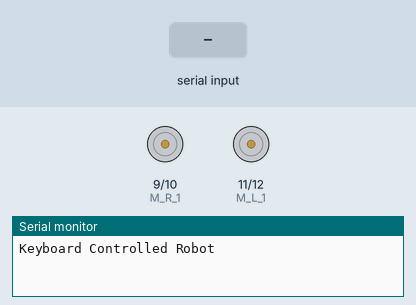
This sketch was run on a simulated Arduino Uno, built with avr-gcc and run on an emulated ATmega328P. Shown: motor-driver pin pairs drawn as motors (green arrow = first pin HIGH = forward, orange = second pin HIGH = backward, longer = more drive), the last lines printed to the serial monitor. The inputs (shaded band) are chosen by the test bench.

Above: at 1.2 s.
1.3 s: "w" received over Serial
At 2.1 s:
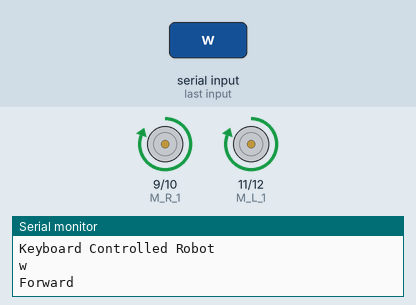
2.8 s: "z" received over Serial
At 3.3 s:
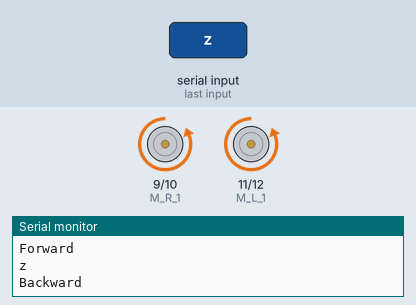
4.3 s: "a" received over Serial
At 5.5 s:
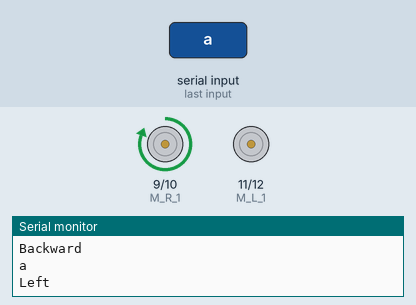
5.8 s: "d" received over Serial
At 6.8 s:
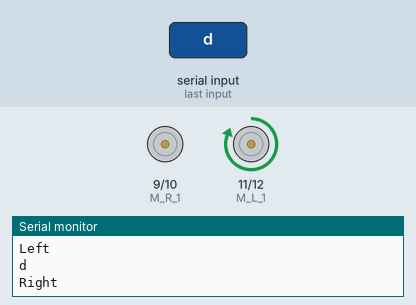
Timing chart, 0 to 8.3 s (numbered marks = the images above; inputs shaded):
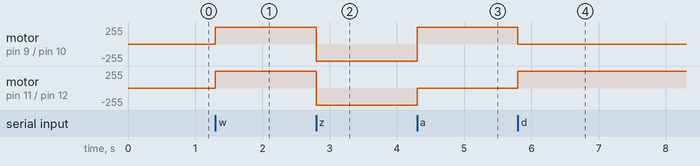

The sketch:

Keyboard_Control_Robot.ino
```cpp
int M_R_1 = 9;    //right motor wire 1
int M_R_2 = 10;   //right motor wire 2
int M_L_1 = 11;   //left motor wire 1
int M_L_2 = 12;   //left motor wire 2

void setup()
{ //define 4 pins of motors as output
  pinMode(M_R_1, OUTPUT);
  pinMode(M_R_2, OUTPUT);
  pinMode(M_L_1, OUTPUT);
  pinMode(M_L_2, OUTPUT);
  Serial.begin(115200);
  Serial.println("Keyboard Controlled Robot");
}

void loop()
{
  if (Serial.available() > 0)
  {
    char data = Serial.read();
    Serial.println(data);
    if (data == 'w')
    {
      // forward
      Serial.println("Forward");
      digitalWrite(M_L_1, 1);
      digitalWrite(M_L_2, 0);
      digitalWrite(M_R_1, 1);
      digitalWrite(M_R_2, 0);
    }
    else if (data == 'z')
    {
      // backward
      Serial.println("Backward");
      digitalWrite(M_L_1, 0);
      digitalWrite(M_L_2, 1);
      digitalWrite(M_R_1, 0);
      digitalWrite(M_R_2, 1);
    }
    else if (data == 'a')
    {
      // left
      Serial.println("Left");
      digitalWrite(M_L_1, 0);
      digitalWrite(M_L_2, 0);
      digitalWrite(M_R_1, 1);
      digitalWrite(M_R_2, 0);
    }
    else if (data == 'd')
    {
      // right
      Serial.println("Right");
      digitalWrite(M_L_1, 1);
      digitalWrite(M_L_2, 0);
      digitalWrite(M_R_1, 0);
      digitalWrite(M_R_2, 0);
    }
    else if (data == 's' )
    {
      // stop
      Serial.println("Stop");
      digitalWrite(M_L_1, 0);
      digitalWrite(M_L_2, 0);
      digitalWrite(M_R_1, 0);
      digitalWrite(M_R_2, 0);
    }
  }
}
```

Measured:
- after the input at 1.3 s, motor on pin 9 (M_R_1) / pin 10 (M_R_2), motor on pin 11 (M_L_1) / pin 12 (M_L_2): stopped → forward 255/255 at once
- after the input at 2.8 s, motor on pin 9 (M_R_1) / pin 10 (M_R_2), motor on pin 11 (M_L_1) / pin 12 (M_L_2): forward 255/255 → backward 255/255 at once
- after the input at 4.3 s, motor on pin 9 (M_R_1) / pin 10 (M_R_2): backward 255/255 → forward 255/255 at once; motor on pin 11 (M_L_1) / pin 12 (M_L_2): backward 255/255 → stopped at once
- after the input at 5.8 s, motor on pin 9 (M_R_1) / pin 10 (M_R_2): forward 255/255 → stopped at once; motor on pin 11 (M_L_1) / pin 12 (M_L_2): stopped → forward 255/255 at once
